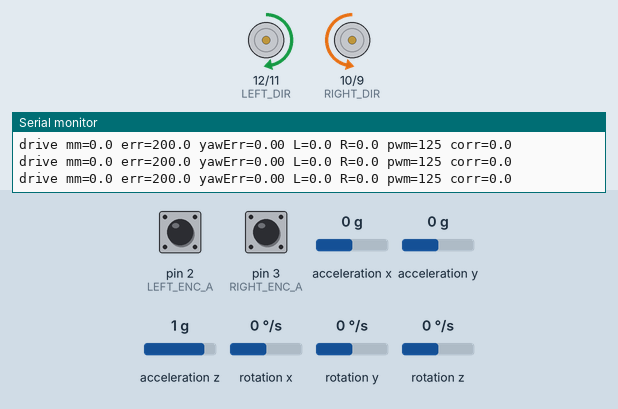
Simulated run of this sketch. Board: Arduino Uno, built with avr-gcc and run on an emulated ATmega328P. On the bench: direction and speed pins drawn as motors (green arrow = direction pin HIGH = forward, orange = LOW = backward, longer = more drive), the last lines printed to the serial monitor. Inputs (shaded band) come from the test bench; at power-on: rotation z 0 °/s, pin 2 (LEFT_ENC_A) HIGH, pin 3 (RIGHT_ENC_A) HIGH, acceleration x 0 g, acceleration y 0 g, acceleration z 1 g, rotation x 0 °/s, rotation y 0 °/s.

Above: at 6.2 s.
6.3 s: rotation z set to -192 °/s
At 7.0 s:
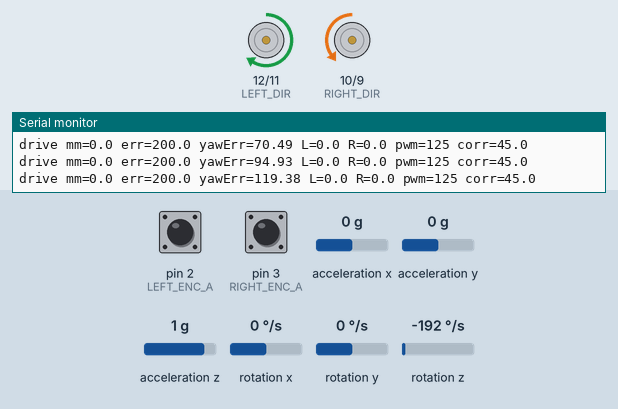
At 9.2 s:
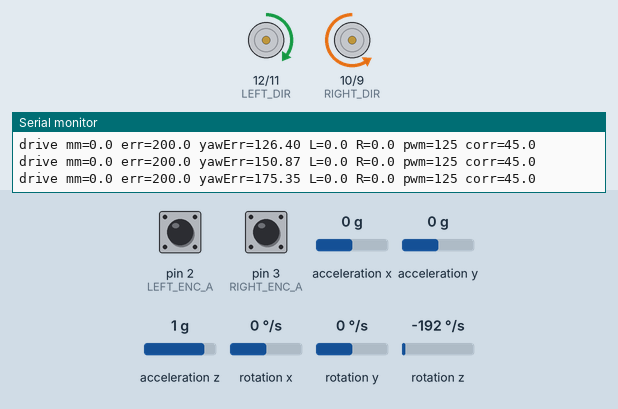
9.3 s: rotation z set to -100 °/s
12.3 s: rotation z set to 192 °/s
At 14.6 s:
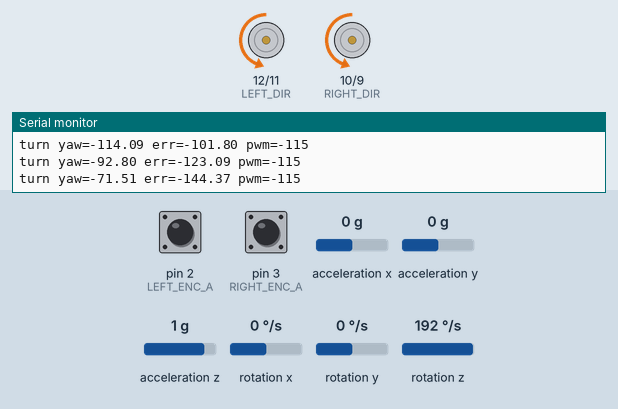
Timing chart, 0 to 21.3 s (numbered marks = the images above; inputs shaded):
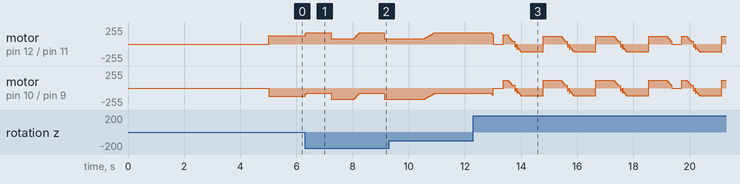

The sketch:

week4_pid_imu.ino
```cpp
/*
  MTRN3100 Week 4 barebones movement controller.

  Sequence:
    1. Drive forward 200 mm using encoder distance PID.
    2. Hold the initial IMU yaw during the drive using yaw PID.
    3. Turn left 90 deg four times using IMU yaw PID.
    4. Turn right 90 deg four times using IMU yaw PID.

  Hardware mapping follows the UNSW MDI controller PCB and the working
  micromouse1.2 motor/encoder logic:
    Left motor  (MOT1): PWM D11, DIR D12
    Right motor (MOT2): PWM D9,  DIR D10
    Left encoder:  A D2 interrupt, B D7
    Right encoder: A D3 interrupt, B D8
    MPU6050: I2C on A4 SDA, A5 SCL

  Required Arduino library:
    MPU6050_light by rfetick
*/

#include <Arduino.h>
#include <Wire.h>
#include <MPU6050_light.h>

// ------------------------- Pin Map -------------------------
const uint8_t LEFT_ENC_A = 2;
const uint8_t LEFT_ENC_B = 7;
const uint8_t RIGHT_ENC_A = 3;
const uint8_t RIGHT_ENC_B = 8;

const uint8_t LEFT_PWM = 11;
const uint8_t LEFT_DIR = 12;
const uint8_t RIGHT_PWM = 9;
const uint8_t RIGHT_DIR = 10;

// ---------------------- Robot Geometry ---------------------
// These match the working micromouse1.2 code. Numerically this is equivalent
// to the lab04 16 mm / 700 CPR pair, but it preserves the tested convention.
const float WHEEL_RADIUS_MM = 32.0f;
const float AXLE_TRACK_MM = 90.0f;
const float ENCODER_COUNTS_PER_REV = 1400.0f;
const float MM_PER_COUNT = (2.0f * PI * WHEEL_RADIUS_MM) / ENCODER_COUNTS_PER_REV;

const float DRIVE_DISTANCE_MM = 200.0f;
const float TURN_ANGLE_DEG = 90.0f;

// -------------------- Direction Calibration ----------------
// This follows micromouse1.2:
//   motor1.setPWM(+pwm), motor2.setPWM(+pwm) drives straight.
//   motor2 is inverted inside setMotorCommand() because it is mounted opposite.
//   turn left:  motor1 +pwm, motor2 -pwm.
//   turn right: motor1 -pwm, motor2 +pwm.

// Fine trim if one side is mechanically stronger. Keep near 1.0.
const float LEFT_PWM_TRIM = 1.00f;
const float RIGHT_PWM_TRIM = 1.00f;

// ------------------------ PWM Limits -----------------------
const int DRIVE_PWM_MIN = 42;
const int DRIVE_PWM_MAX = 125;
const int TURN_PWM_MIN = 42;
const int TURN_PWM_MAX = 115;
const int CORRECTION_PWM_MAX = 45;

const float DRIVE_DONE_TOL_MM = 2.0f;
const float TURN_DONE_TOL_DEG = 1.5f;
const uint8_t DONE_STABLE_CYCLES = 10;

// -------------------------- PID ----------------------------
struct PID {
  float kp;
  float ki;
  float kd;
  float integralLimit;
  float outputLimit;
  float integral;
  float lastError;
  bool first;

  PID(float p, float i, float d, float iLimit, float oLimit)
      : kp(p), ki(i), kd(d), integralLimit(iLimit), outputLimit(oLimit),
        integral(0.0f), lastError(0.0f), first(true) {}

  void reset() {
    integral = 0.0f;
    lastError = 0.0f;
    first = true;
  }

  float update(float error, float dt) {
    if (dt <= 0.0f) {
      dt = 0.001f;
    }

    integral += error * dt;
    integral = constrain(integral, -integralLimit, integralLimit);

    float derivative = 0.0f;
    if (!first) {
      derivative = (error - lastError) / dt;
    }

    first = false;
    lastError = error;

    float output = kp * error + ki * integral + kd * derivative;
    return constrain(output, -outputLimit, outputLimit);
  }
};

// Distance error is in mm, yaw error is in deg.
PID distancePid(1.15f, 0.00f, 0.10f, 80.0f, DRIVE_PWM_MAX);
PID driveYawPid(2.30f, 0.00f, 0.10f, 45.0f, CORRECTION_PWM_MAX);
PID wheelSyncPid(0.28f, 0.00f, 0.02f, 80.0f, 18.0f);
PID turnYawPid(2.70f, 0.015f, 0.18f, 60.0f, TURN_PWM_MAX);

// ------------------------ Globals --------------------------
MPU6050 mpu(Wire);

volatile long leftTicks = 0;
volatile long rightTicks = 0;

float yawZeroDeg = 0.0f;
unsigned long lastControlMs = 0;

// ---------------------- Small Helpers ----------------------
float normalizeDeg(float angle) {
  while (angle > 180.0f) {
    angle -= 360.0f;
  }
  while (angle <= -180.0f) {
    angle += 360.0f;
  }
  return angle;
}

float yawDeg() {
  mpu.update();
  return normalizeDeg(mpu.getAngleZ() - yawZeroDeg);
}

float angleErrorDeg(float target, float current) {
  return normalizeDeg(target - current);
}

long atomicLeftTicks() {
  noInterrupts();
  long value = leftTicks;
  interrupts();
  return value;
}

long atomicRightTicks() {
  noInterrupts();
  long value = rightTicks;
  interrupts();
  return value;
}

float ticksToMm(long ticks) {
  return ticks * MM_PER_COUNT;
}

float ticksToAbsMm(long ticks) {
  return fabs(ticksToMm(ticks));
}

int applyMinPwm(float pwm, int minPwm, int maxPwm) {
  int out = (int)round(constrain(pwm, -maxPwm, maxPwm));
  if (out > 0 && out < minPwm) {
    out = minPwm;
  } else if (out < 0 && out > -minPwm) {
    out = -minPwm;
  }
  return out;
}

void setMotorRaw(uint8_t pwmPin, uint8_t dirPin, int command) {
  command = constrain(command, -255, 255);
  digitalWrite(dirPin, command >= 0 ? HIGH : LOW);
  analogWrite(pwmPin, abs(command));
}

void setMotorCommand(uint8_t motorNumber, uint8_t pwmPin, uint8_t dirPin, float command) {
  if (motorNumber == 2) {
    command = -command;
  }

  setMotorRaw(pwmPin, dirPin, (int)round(command));
}

void setWheelPwm(float motor1Command, float motor2Command) {
  setMotorCommand(1, LEFT_PWM, LEFT_DIR, motor1Command * LEFT_PWM_TRIM);
  setMotorCommand(2, RIGHT_PWM, RIGHT_DIR, motor2Command * RIGHT_PWM_TRIM);
}

void stopMotors() {
  setWheelPwm(0, 0);
}

void settleRobot(unsigned long ms = 350) {
  stopMotors();
  unsigned long start = millis();
  while (millis() - start < ms) {
    mpu.update();
    delay(5);
  }
}

// ---------------------- Encoder ISRs -----------------------
void leftEncoderISR() {
  leftTicks += digitalRead(LEFT_ENC_B) ? 1 : -1;
}

void rightEncoderISR() {
  rightTicks += digitalRead(RIGHT_ENC_B) ? 1 : -1;
}

// --------------------- Motion Primitives -------------------
void driveDistanceMm(float targetMm) {
  const long leftStart = atomicLeftTicks();
  const long rightStart = atomicRightTicks();
  const float targetYaw = yawDeg();

  distancePid.reset();
  driveYawPid.reset();
  wheelSyncPid.reset();

  uint8_t stable = 0;
  unsigned long startMs = millis();
  unsigned long lastMs = millis();
  unsigned long lastPrintMs = 0;
  float lastBase = 0.0f;
  float lastCorr = 0.0f;

  Serial.print(F("Drive target mm: "));
  Serial.println(targetMm, 1);

  while (millis() - startMs < 8000UL) {
    unsigned long now = millis();
    float dt = (now - lastMs) / 1000.0f;
    lastMs = now;

    long leftDelta = atomicLeftTicks() - leftStart;
    long rightDelta = atomicRightTicks() - rightStart;
    float leftMm = ticksToAbsMm(leftDelta);
    float rightMm = ticksToAbsMm(rightDelta);
    float travelledMm = 0.5f * (leftMm + rightMm);

    float distError = targetMm - travelledMm;
    float currentYaw = yawDeg();
    float yawError = angleErrorDeg(targetYaw, currentYaw);
    float syncError = leftMm - rightMm;

    if (abs(distError) < DRIVE_DONE_TOL_MM && abs(yawError) < 3.0f) {
      stopMotors();
      lastBase = 0.0f;
      lastCorr = 0.0f;
      stable++;
      if (stable >= DONE_STABLE_CYCLES) {
        break;
      }
    } else {
      stable = 0;

      float base = distancePid.update(distError, dt);
      base = applyMinPwm(base, DRIVE_PWM_MIN, DRIVE_PWM_MAX);

      float yawCorr = driveYawPid.update(yawError, dt);
      float syncCorr = wheelSyncPid.update(syncError, dt);
      float corr = constrain(yawCorr + syncCorr, -CORRECTION_PWM_MAX, CORRECTION_PWM_MAX);
      lastBase = base;
      lastCorr = corr;

      float leftCmd = base + corr;
      float rightCmd = base - corr;

      // Avoid driving backwards at the end of the 200 mm run; coast into the target.
      if (distError < 0.0f) {
        leftCmd = 0.0f;
        rightCmd = 0.0f;
      }

      setWheelPwm(leftCmd, rightCmd);
    }

    if (now - lastPrintMs > 120UL) {
      Serial.print(F("drive mm="));
      Serial.print(travelledMm, 1);
      Serial.print(F(" err="));
      Serial.print(distError, 1);
      Serial.print(F(" yawErr="));
      Serial.print(yawError, 2);
      Serial.print(F(" L="));
      Serial.print(leftMm, 1);
      Serial.print(F(" R="));
      Serial.print(rightMm, 1);
      Serial.print(F(" pwm="));
      Serial.print(lastBase, 0);
      Serial.print(F(" corr="));
      Serial.println(lastCorr, 1);
      lastPrintMs = now;
    }

    delay(10);
  }

  stopMotors();
  Serial.print(F("Finished drive: "));
  Serial.print(0.5f * (ticksToAbsMm(atomicLeftTicks() - leftStart) +
                       ticksToAbsMm(atomicRightTicks() - rightStart)), 1);
  Serial.print(F(" mm, yaw="));
  Serial.println(yawDeg(), 2);
}

void turnRelativeDeg(float deltaDeg) {
  const float startYaw = yawDeg();
  const float targetYaw = normalizeDeg(startYaw + deltaDeg);

  turnYawPid.reset();

  uint8_t stable = 0;
  unsigned long startMs = millis();
  unsigned long lastMs = millis();
  unsigned long lastPrintMs = 0;
  float lastTurn = 0.0f;

  Serial.print(F("Turn target deg: "));
  Serial.println(deltaDeg, 1);

  while (millis() - startMs < 6000UL) {
    unsigned long now = millis();
    float dt = (now - lastMs) / 1000.0f;
    lastMs = now;

    float currentYaw = yawDeg();
    float error = angleErrorDeg(targetYaw, currentYaw);
    if (abs(error) < TURN_DONE_TOL_DEG) {
      stopMotors();
      lastTurn = 0.0f;
      stable++;
      if (stable >= DONE_STABLE_CYCLES) {
        break;
      }
    } else {
      stable = 0;

      float turn = turnYawPid.update(error, dt);
      turn = applyMinPwm(turn, TURN_PWM_MIN, TURN_PWM_MAX);
      lastTurn = turn;

      // Positive turn command means CCW/left, matching micromouse1.2:
      // motor1 +pwm, motor2 -pwm.
      setWheelPwm(turn, -turn);
    }

    if (now - lastPrintMs > 100UL) {
      Serial.print(F("turn yaw="));
      Serial.print(currentYaw, 2);
      Serial.print(F(" err="));
      Serial.print(error, 2);
      Serial.print(F(" pwm="));
      Serial.println(lastTurn, 0);
      lastPrintMs = now;
    }

    delay(10);
  }

  stopMotors();
  Serial.print(F("Finished turn: targetDelta="));
  Serial.print(deltaDeg, 1);
  Serial.print(F(" actualDelta="));
  Serial.print(angleErrorDeg(yawDeg(), startYaw), 2);
  Serial.print(F(" finalYaw="));
  Serial.println(yawDeg(), 2);
}

// ------------------------- Setup ---------------------------
void setup() {
  Serial.begin(115200);

  pinMode(LEFT_PWM, OUTPUT);
  pinMode(LEFT_DIR, OUTPUT);
  pinMode(RIGHT_PWM, OUTPUT);
  pinMode(RIGHT_DIR, OUTPUT);
  stopMotors();

  pinMode(LEFT_ENC_A, INPUT_PULLUP);
  pinMode(LEFT_ENC_B, INPUT_PULLUP);
  pinMode(RIGHT_ENC_A, INPUT_PULLUP);
  pinMode(RIGHT_ENC_B, INPUT_PULLUP);
  attachInterrupt(digitalPinToInterrupt(LEFT_ENC_A), leftEncoderISR, RISING);
  attachInterrupt(digitalPinToInterrupt(RIGHT_ENC_A), rightEncoderISR, RISING);

  Wire.begin();
  byte status = mpu.begin();
  Serial.print(F("MPU6050 status: "));
  Serial.println(status);
  while (status != 0) {
    stopMotors();
    delay(100);
  }

  Serial.println(F("..."));
  delay(1000);
  mpu.calcOffsets(true, true);
  mpu.update();
  yawZeroDeg = mpu.getAngleZ();
  Serial.println(F("Calibration done."));

  Serial.println(F("starts in 3 seconds."));
  delay(3000);
  lastControlMs = millis();
}

// -------------------------- Loop ---------------------------
void loop() {
  Serial.println(F("=== run ==="));

  driveDistanceMm(DRIVE_DISTANCE_MM);
  settleRobot();

  for (uint8_t i = 0; i < 4; ++i) {
    Serial.print(F("Left turn "));
    Serial.print(i + 1);
    Serial.println(F("/4"));
    turnRelativeDeg(TURN_ANGLE_DEG);
    settleRobot();
  }

  for (uint8_t i = 0; i < 4; ++i) {
    Serial.print(F("Right turn "));
    Serial.print(i + 1);
    Serial.println(F("/4"));
    turnRelativeDeg(-TURN_ANGLE_DEG);
    settleRobot();
  }

  stopMotors();
  Serial.println(F("complete."));
  Serial.print(F("Final yaw relative to start: "));
  Serial.println(yawDeg(), 2);

  while (true) {
    stopMotors();
    mpu.update();
    delay(1000);
  }
}
```

Measured:
- after the input at 6.3 s, motor on pin 12 (LEFT_DIR) / pin 11 (LEFT_PWM): ramps from forward 80/255 to forward 170/255 and jumps back, once every 1.9 s; motor on pin 10 (RIGHT_DIR) / pin 9 (RIGHT_PWM): ramps from backward 170/255 to backward 80/255 and jumps back, once every 1.9 s
